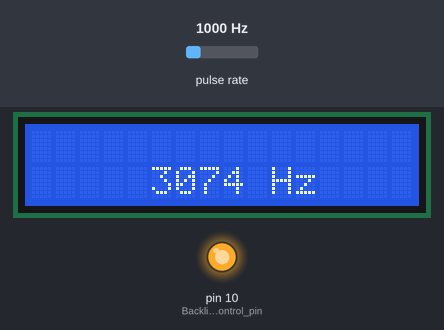
Bench run of a sketch on a simulated Arduino Uno, built with avr-gcc and run on an emulated ATmega328P. Parts: 16×2 character LCD, output pins drawn as LEDs (lit = HIGH). Wiring (inferred from the names in the program): pulse sensor: data pin 5. The inputs (shaded band) are chosen by the test bench; at power-on: pulse rate 1000 Hz.

Above: at 3.6 s.
3.7 s: pulse rate (sensor on pin 5) set to 100 Hz
At 6.2 s:
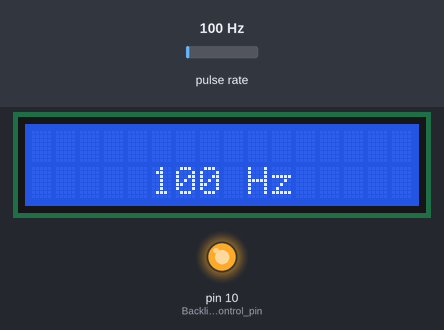
6.5 s: pulse rate (sensor on pin 5) set to 1250 Hz
At 9.0 s:
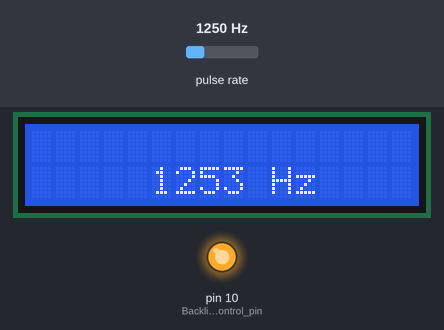
9.5 s: pulse rate (sensor on pin 5) set to 2500 Hz
At 12.7 s:
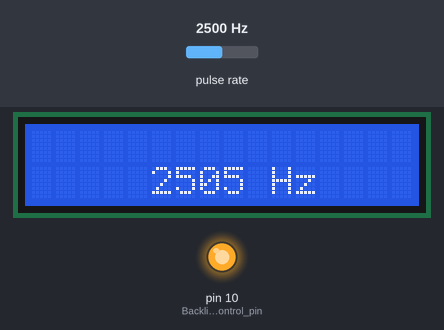
Timing chart, 0 to 14.2 s (numbered marks = the images above; inputs shaded):
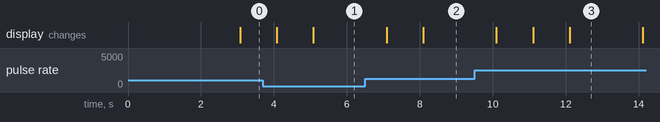

The sketch:

LCDFreq.ino
```cpp
// (licence header left out)
#include <LiquidCrystal.h>

// initialize the library with the numbers of the interface pins
LiquidCrystal lcd(2, 3, 4, 6, 7, 8, 9);
int brightness;
unsigned int tovf1 = 0;
unsigned long frequency = 0;
unsigned long temp = 0;

// Timer 1 is our counter
// 16-bit counter overflows after 65536 counts
// tovfl will keep track of how many times we overflow
ISR(TIMER1_OVF_vect)
{
  tovf1++;
}

void setup() {
  pinMode(5, INPUT);  // This is the frequency input
  pinMode(10, OUTPUT);  // Backlight control pin
  digitalWrite(10, HIGH);  // Turn backlight on

  // Timer 1 will be setup as a counter
  // Maximum frequency is Fclk_io/2
  // (recommended to be < Fclk_io/2.5)
  // Fclk_io is 16MHz
  TCCR1A = 0;
  // External clock source on D5, trigger on rising edge:
  TCCR1B = (1<<CS12) | (1<<CS11) | (1<<CS10);
  // Enable overflow interrupt
  // Will jump into ISR(TIMER1_OVF_vect) when overflowed:
  TIMSK1 = (1<<TOIE1);

  // set up the LCD's number of rows and columns:
  lcd.begin(16, 2);

  // Print a splash screen to the LCD.
  lcd.print("FrequencyCounter");
  lcd.setCursor(0, 1);
  lcd.print("      v1.0      ");
  delay(2000);
}

void loop() {
  // Delay a second. While we're delaying Counter 1 is still
  // reading the input on D5, and also keeping track of how
  // many times it's overflowed
  delay(1000);

  lcd.clear();

  frequency = (TCNT1H<<8)|TCNT1L;
  frequency = (TCNT1H<<8)|TCNT1L;

  // Correct weird counter bug
  // A small range of frequencies (~30k-50k) are getting
  // 42949 appended to the front of them
  // Will look into this but this works for now
  if (frequency > 40000000)
    frequency -= 4294900000;

  // 65536 (2^16) is maximum of counter
  // We'll multiply that by how many times we overflowed
  temp = 65536*(unsigned long)tovf1;

  // Add the overflow value to frequency
  frequency += temp;

  // Print the proper amount of spaces to make it look pretty
  lcd.setCursor(0,1);
  if (frequency < 100)
    lcd.print("      ");
  else if (frequency < 10000)
    lcd.print("     ");
  else if (frequency < 1000000)
    lcd.print("    ");
  else
    lcd.print("   ");
  lcd.print(frequency);
  lcd.print(" Hz");

  // Reset all counter variables and start over
  TCNT1H = 0;
  TCNT1L = 0;
  tovf1 = 0;
}
```

Measured:
- after the input at 3.7 s, the display: first changes after 0.37 s (image 1 shows a later state)
- after the input at 6.5 s, the display: first changes after 0.59 s (image 2 shows a later state)
- after the input at 9.5 s, the display: first changes after 0.60 s (image 3 shows a later state)
